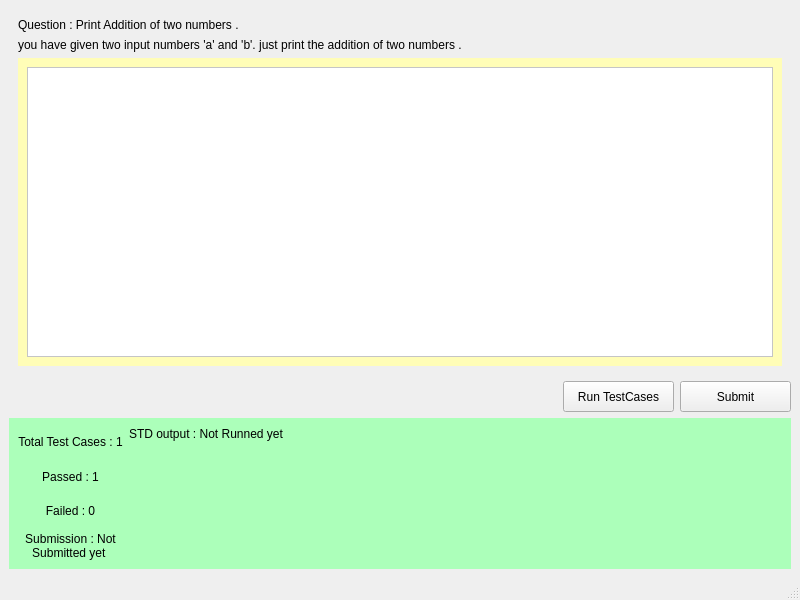
<?xml version="1.0" encoding="UTF-8"?>
<ui version="4.0">
 <class>MainWindow</class>
 <widget class="QMainWindow" name="MainWindow">
  <property name="geometry">
   <rect>
    <x>0</x>
    <y>0</y>
    <width>800</width>
    <height>600</height>
   </rect>
  </property>
  <property name="windowTitle">
   <string>MainWindow</string>
  </property>
  <widget class="QWidget" name="centralwidget">
   <layout class="QVBoxLayout" name="verticalLayout_4">
    <item>
     <layout class="QHBoxLayout" name="horizontalLayout_4">
      <item>
       <widget class="QWidget" name="widget" native="true">
        <layout class="QVBoxLayout" name="verticalLayout">
         <item>
          <widget class="QLabel" name="label">
           <property name="styleSheet">
            <string notr="true">font: 12pt &quot;MS Shell Dlg 2&quot;;</string>
           </property>
           <property name="text">
            <string>Question : Print Addition of two numbers .</string>
           </property>
           <property name="wordWrap">
            <bool>true</bool>
           </property>
          </widget>
         </item>
         <item>
          <widget class="QLabel" name="label_2">
           <property name="styleSheet">
            <string notr="true">font: 10pt &quot;MS Shell Dlg 2&quot;;</string>
           </property>
           <property name="text">
            <string>you have given two input numbers 'a' and 'b'. just print the addition of two numbers .</string>
           </property>
           <property name="wordWrap">
            <bool>true</bool>
           </property>
          </widget>
         </item>
         <item>
          <widget class="QWidget" name="widget_2" native="true">
           <property name="styleSheet">
            <string notr="true">background-color: rgb(255, 253, 183);</string>
           </property>
           <layout class="QVBoxLayout" name="verticalLayout_2">
            <item>
             <widget class="QPlainTextEdit" name="plainTextEdit">
              <property name="styleSheet">
               <string notr="true">background-color: rgb(255, 255, 255);</string>
              </property>
             </widget>
            </item>
           </layout>
          </widget>
         </item>
        </layout>
       </widget>
      </item>
     </layout>
    </item>
    <item>
     <layout class="QHBoxLayout" name="horizontalLayout">
      <item>
       <spacer name="horizontalSpacer">
        <property name="orientation">
         <enum>Qt::Horizontal</enum>
        </property>
        <property name="sizeHint" stdset="0">
         <size>
          <width>40</width>
          <height>20</height>
         </size>
        </property>
       </spacer>
      </item>
      <item>
       <widget class="QPushButton" name="pushButton">
        <property name="minimumSize">
         <size>
          <width>111</width>
          <height>31</height>
         </size>
        </property>
        <property name="maximumSize">
         <size>
          <width>111</width>
          <height>31</height>
         </size>
        </property>
        <property name="styleSheet">
         <string notr="true">font: 9pt &quot;MS Shell Dlg 2&quot;;</string>
        </property>
        <property name="text">
         <string>Run TestCases</string>
        </property>
       </widget>
      </item>
      <item>
       <widget class="QPushButton" name="pushButton_2">
        <property name="minimumSize">
         <size>
          <width>111</width>
          <height>31</height>
         </size>
        </property>
        <property name="maximumSize">
         <size>
          <width>111</width>
          <height>31</height>
         </size>
        </property>
        <property name="styleSheet">
         <string notr="true">font: 9pt &quot;MS Shell Dlg 2&quot;;</string>
        </property>
        <property name="text">
         <string>Submit</string>
        </property>
       </widget>
      </item>
     </layout>
    </item>
    <item>
     <widget class="QWidget" name="widget_3" native="true">
      <property name="minimumSize">
       <size>
        <width>0</width>
        <height>151</height>
       </size>
      </property>
      <property name="maximumSize">
       <size>
        <width>16777215</width>
        <height>151</height>
       </size>
      </property>
      <property name="styleSheet">
       <string notr="true">background-color: rgb(172, 255, 186);</string>
      </property>
      <layout class="QHBoxLayout" name="horizontalLayout_3">
       <item>
        <layout class="QVBoxLayout" name="verticalLayout_3">
         <item>
          <widget class="QLabel" name="label_4">
           <property name="styleSheet">
            <string notr="true">font: 10pt &quot;MS Shell Dlg 2&quot;;</string>
           </property>
           <property name="text">
            <string>Total Test Cases : 1</string>
           </property>
           <property name="alignment">
            <set>Qt::AlignCenter</set>
           </property>
           <property name="wordWrap">
            <bool>true</bool>
           </property>
          </widget>
         </item>
         <item>
          <widget class="QLabel" name="label_5">
           <property name="styleSheet">
            <string notr="true">font: 10pt &quot;MS Shell Dlg 2&quot;;</string>
           </property>
           <property name="text">
            <string>Passed : 1</string>
           </property>
           <property name="alignment">
            <set>Qt::AlignCenter</set>
           </property>
           <property name="wordWrap">
            <bool>true</bool>
           </property>
          </widget>
         </item>
         <item>
          <widget class="QLabel" name="label_6">
           <property name="styleSheet">
            <string notr="true">font: 10pt &quot;MS Shell Dlg 2&quot;;</string>
           </property>
           <property name="text">
            <string>Failed : 0</string>
           </property>
           <property name="alignment">
            <set>Qt::AlignCenter</set>
           </property>
           <property name="wordWrap">
            <bool>true</bool>
           </property>
          </widget>
         </item>
         <item>
          <widget class="QLabel" name="label_3">
           <property name="styleSheet">
            <string notr="true">font: 10pt &quot;MS Shell Dlg 2&quot;;</string>
           </property>
           <property name="text">
            <string>Submission : Not Submitted yet </string>
           </property>
           <property name="alignment">
            <set>Qt::AlignCenter</set>
           </property>
           <property name="wordWrap">
            <bool>true</bool>
           </property>
          </widget>
         </item>
        </layout>
       </item>
       <item>
        <layout class="QHBoxLayout" name="horizontalLayout_2">
         <item>
          <widget class="QLabel" name="label_7">
           <property name="minimumSize">
            <size>
             <width>171</width>
             <height>91</height>
            </size>
           </property>
           <property name="maximumSize">
            <size>
             <width>171</width>
             <height>16777215</height>
            </size>
           </property>
           <property name="styleSheet">
            <string notr="true">font: 10pt &quot;MS Shell Dlg 2&quot;;</string>
           </property>
           <property name="text">
            <string>STD output : Not Runned yet </string>
           </property>
           <property name="alignment">
            <set>Qt::AlignLeading|Qt::AlignLeft|Qt::AlignTop</set>
           </property>
           <property name="wordWrap">
            <bool>true</bool>
           </property>
          </widget>
         </item>
        </layout>
       </item>
       <item>
        <spacer name="horizontalSpacer_2">
         <property name="orientation">
          <enum>Qt::Horizontal</enum>
         </property>
         <property name="sizeHint" stdset="0">
          <size>
           <width>40</width>
           <height>20</height>
          </size>
         </property>
        </spacer>
       </item>
      </layout>
     </widget>
    </item>
   </layout>
  </widget>
  <widget class="QMenuBar" name="menubar">
   <property name="geometry">
    <rect>
     <x>0</x>
     <y>0</y>
     <width>800</width>
     <height>18</height>
    </rect>
   </property>
  </widget>
  <widget class="QStatusBar" name="statusbar"/>
 </widget>
 <resources/>
 <connections/>
</ui>
